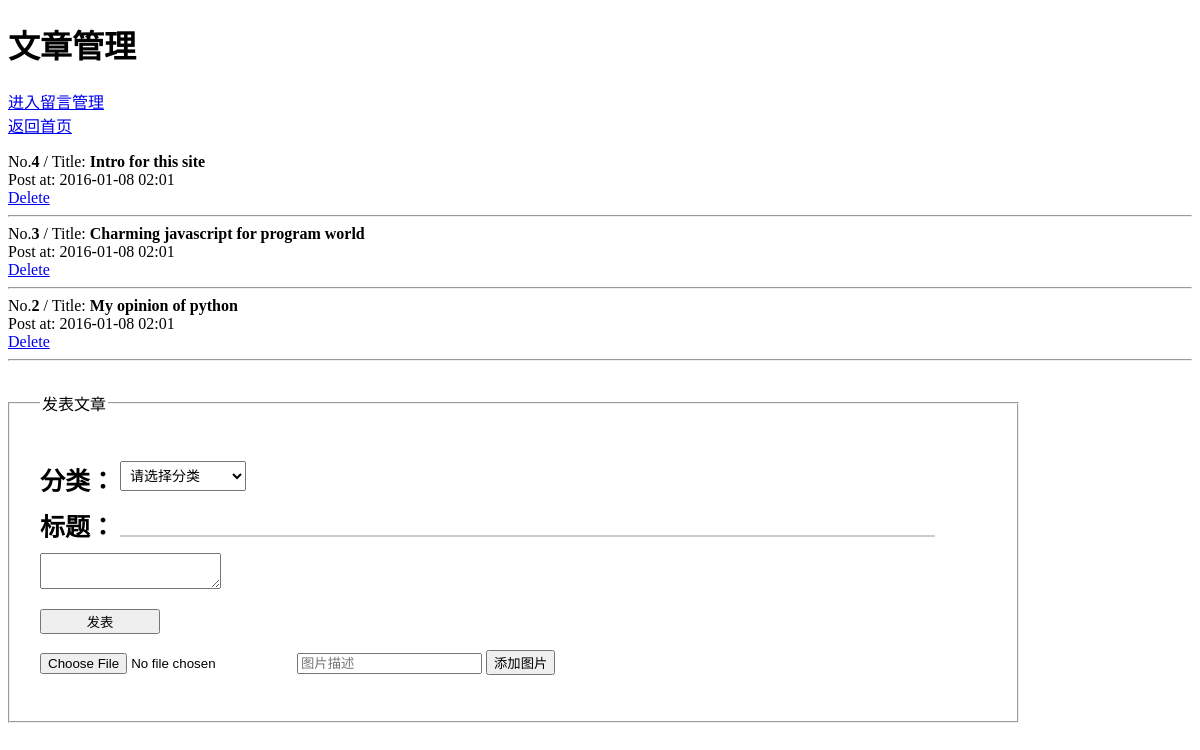
Page /php/dilivery.php (signed in) on the committed database.
### tables this page shows
CREATE TABLE IF NOT EXISTS `essaybook` (
  `eid` mediumint(8) unsigned NOT NULL AUTO_INCREMENT,
  `title` varchar(128) NOT NULL DEFAULT '',
  `essay` longtext NOT NULL,
  `dilivery_time` int(10) unsigned NOT NULL,
  PRIMARY KEY (`eid`)
);

### php/dilivery.php (the view, shortened to what this page needs)
<!DOCTYPE html>
<html>
<head>
</head>
<body>
<div class="container" id="container">
<h1>文章管理</h1>
<p>
    <a href="./console.php" title="">进入留言管理</a>
    <br>
    <a href="../index.php" title="">返回首页</a>
</p>
<div class="show_title">
    <?php
    include('./connection.php');
    include('./config.php');
    $p = _get('p')? _get('p'): 1;
    $offset = ($p-1)*$show_title_size;
    $select_title = mysql_query("SELECT eid, title, dilivery_time FROM essaybook ORDER BY eid DESC LIMIT $offset, $show_title_size;");
    while($get_title = mysql_fetch_array($select_title)){
        echo 'No.<b>',$get_title['eid'], '</b> /  Title: <b>', $get_title['title'], '</b>';
        echo '<br>Post at: ', date('Y-m-d H:m', $get_title['dilivery_time']);
        ?>
        <form action="./handle_essay.php" method="post" accept-charset="utf-8">
        <a href="handle_essay.php?action=delete&eid=<?=$get_title['eid']?>" class='delete_essay'>Delete</a>
        </form>
        <?php
        echo "<hr>";
    }
    function _get($str){
        $val = !empty($_GET[$str])?$_GET[$str]:null;
        return $val;
    }
    ?>
</div>
<fieldset>
    <legend>发表文章</legend>
    <form action="./submit_essay.php" method="post" accept-charset="utf-8" onsubmit="return inputCheck(this);">
    <p>
        <label for="classify">分类：</label>
        <select name="classify">
            <option value="" selected="selected">请选择分类</option>
        </select>
    </p>
    <p>
        <label for="title">标题：</label>
        <input id="title" type="text" name="title"  />
    </p>
    <P>
        <textarea id="essay" name="essay" class="ckeditor"></textarea>
    </P>
    <p>
        <input type="submit" name="submit" value="发表">
    </p>
    </form>
    <div class="upload_frame">
        <p id='upload_form'>
            <input type="file" name="upload" value="" placeholder="浏览图片" id="upload">
            <input type="text" name="caption" value="" placeholder="图片描述" id="caption">
            <input type="button" name="confirm" value="添加图片" id="confirm">
        </p>
    </div>
</fieldset>
</div>
</body>
</html>

### php/dilivery.php (style rules this page uses)
fieldset { width: 80%; margin: 30px 0; padding: 30px; }
label { float: left; width: 80px; font-size: 25px; font-weight: bold; }
select { font-size: 14px; padding: 5px; }
[type="submit"] { width: 120px; }
#title { width: 85%; height: 18px; padding: 5px; border: 0; border-bottom: 2px solid #ccc; font-size: 16px; }

### rows in the picture
essaybook: eid "4", title "Intro for this site", dilivery_time "2016-01-08 02:01"
essaybook: eid "3", title "Charming javascript for program world", dilivery_time "2016-01-08 02:01"
essaybook: eid "2", title "My opinion of python", dilivery_time "2016-01-08 02:01"
